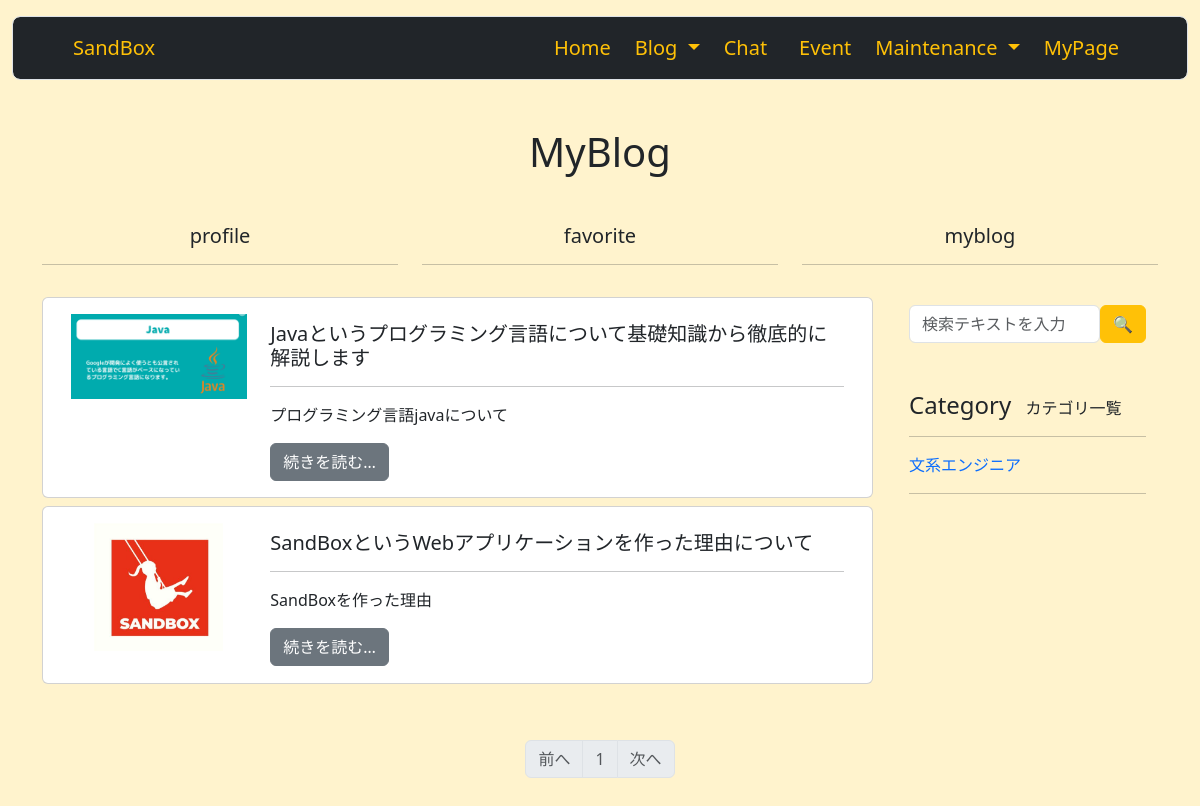
The app's page /my_blog_list (signed in), older data.
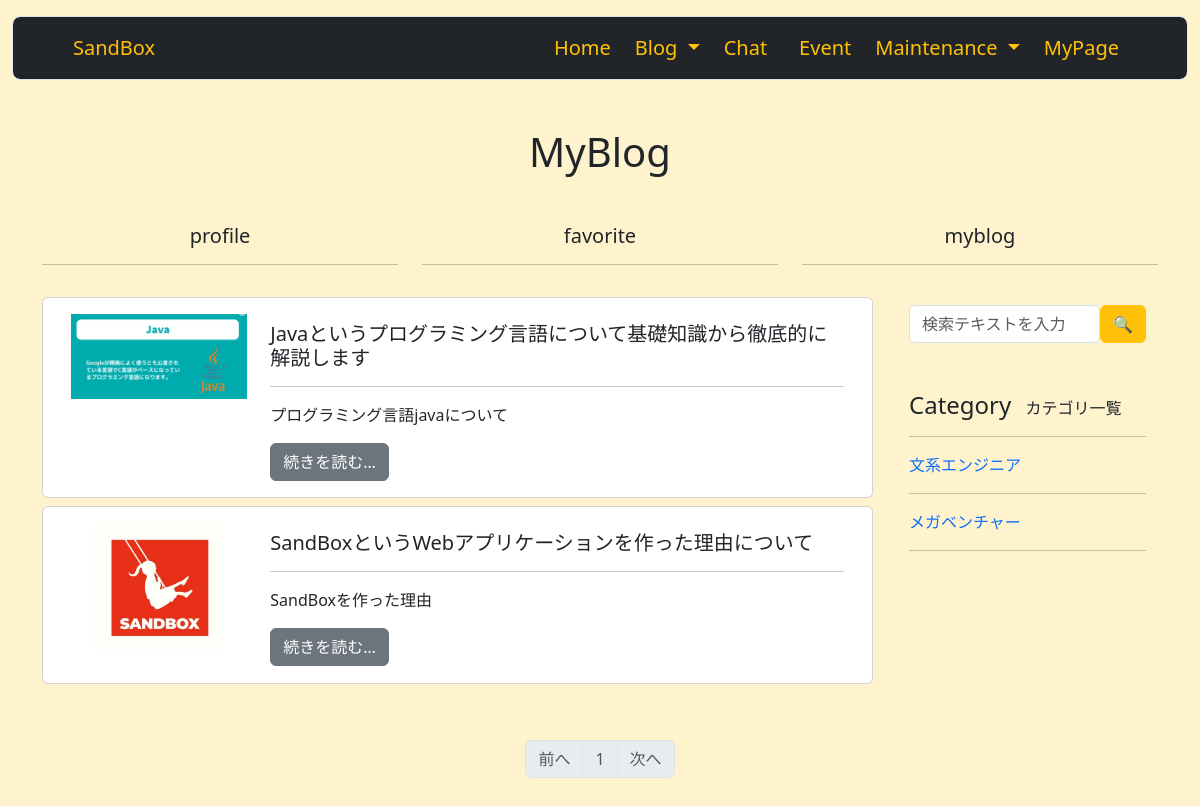
The same page, newer data.
### sandbox_system/models.py (models this page shows, shortened)
class Blog(db.Model):
    __tablename__ = 'blog'
    id = db.Column(db.Integer, primary_key=True)
    user_id = db.Column(db.Integer, db.ForeignKey('users.id'))
    date = db.Column(db.Date, default = datetime.date.today())
    category_id = db.Column(db.Integer, db.ForeignKey('blog_category.id'))
    title = db.Column(db.String(140))
    text = db.Column(db.Text)
    summary = db.Column(db.String(140))
    image = db.Column(db.String(140))

class BlogCategory(db.Model):
    __tablename__ = 'blog_category'
    id = db.Column(db.Integer, primary_key=True)
    category = db.Column(db.String(140))
    blogs = db.relationship('Blog', backref='blogcategory', lazy='dynamic')
    otherblogs = db.relationship('OtherBlog', backref='blogcategory', lazy='dynamic')

### sandbox_system/blogs/view.py (the view)
@blogs.route('/my_blog_list', methods=['GET', 'POST'])
@login_required
def my_blog_list():
    form = BlogSearchForm()
    if BlogCategory.query.first():
        blog_categories = BlogCategory.query.order_by(BlogCategory.id.asc()).all()
    else:
        blog_categories = ''
    page = request.args.get('page', 1, type=int)
    if Blog.query.filter_by(user_id=current_user.id).first():
        blogs = Blog.query.filter_by(user_id=current_user.id).order_by(Blog.id.desc()).paginate(page=page, per_page=10)
    else:
        blogs = ''
    return render_template('user/my_page/my_blog.html', form=form, blog_categories=blog_categories, blogs=blogs)

### sandbox_system/blogs/form.py
class BlogSearchForm(FlaskForm):
    searchtext = StringField('検索テキスト', validators=[DataRequired()])
    submit = SubmitField('🔍')

### sandbox_system/__init__.py (called while the page is built)
@event.listens_for(Engine, "connect")
def set_sqlite_pragma(dbapi_connection, connection_record):
    cursor = dbapi_connection.cursor()
    cursor.execute("PRAGMA foreign_keys=ON")
    cursor.close()

### sandbox_system/models.py (called while the page is built)
@login_manager.user_loader
def load_user(user_id):
    return User.query.get(user_id)

    def is_administrator(self):
        if self.administrator == '1':
            return 1
        else:
            return 0

### sandbox_system/templates/user/my_page/my_blog.html (shortened to what the changed rows need)
{% extends 'base.html' %}
{% block content %}
    <div class="container pb-4">
        <div class="row my-3">
            <div class="col-md-6 m-auto text-center">
                {% if searchtext %}
                    <h1 class="text-center">"{{ searchtext }}"の検索結果</h1>
                {% elif blog_category %}
                    <h1 class="text-center">{{ blog_category.category }}</h1>
                {% else %}
                    <h1 class="text-center">MyBlog</h1>
                {% endif %}
            </div>
        </div>
    </div>
    <div class="container">
        <div class="row">
            <div class="col-9">
                <div class="row">
                    {% if blogs %}
                    {% for blog in blogs.items %}
                    <div class="col-12 mb-2">
                        <div class="card h-100">
                            <div class="card-body" style="max-height: 15rem;">
                                <div class="container">
                                    <div class="row row-cols-auto">
                                        {% if blog.image %}
                                            <div class="col-3 mb-3" style="text-align: center;">
                                                    <img src="{{ url_for('static', filename='image/' + blog.image) }}" class="img-fluid card-image-top" style="max-height: 8rem; max-width: 11rem;">
                                            </div>
                                        {% endif %}
                                        <div class="col-9">
                                            <h5 class="card-title pt-2"><a href="{{ url_for('blogs.blog', blog_id=blog.id) }}" class="text-decoration-none text-dark">{{ blog.title }}</a></h5>
                                            <hr>
                                            <p>{{ blog.summary }}</p>
                                            <a href="{{ url_for('blogs.blog', blog_id=blog.id) }}" class="btn btn-secondary">続きを読む…</a>
                                        </div>
                                    </div>
                                </div>
                            </div>
                        </div>
                    </div>
                    {% endfor %}
                    {% else %}
                    <p class="text-center my-3">お気に入りのブログがありません</p>
                    {% endif %}
                </div>
            </div>
            <div class="col-md-3">
                <div class="position-sticky mt-2" style="top: 12rem;">
                    <div class="container">
                        {% if blog_categories %}
                        {% for blog_category in blog_categories %}
                        <ol class="list-unstyled">
                            <li>
                                <a href="{{ url_for('blogs.my_category_blog', blog_category_id=blog_category.id) }}" class="text-decoration-none">{{ blog_category.category }}</a>
                            </li>
                            <hr>
                        </ol>
                        {% endfor %}
                        {% else %}
                        <p class="text-center my-3">カテゴリがありません</p>
                        {% endif %}
                    </div>
                </div>
            </div>
        </div>
    </div>
    {% if blogs %}
        <nav class="my-5" aria-label="Page navigation">
            <ul class="pagination justify-content-center">
        {% for page_num in blogs.iter_pages(left_edge=1, right_edge=1, left_current=1, right_current=2) %}
            {% if page_num %}
                {% if blogs.page == page_num %}
                    <li class="page-item disabled"><a class="page-link" href="#">{{ page_num }}</a></li>
                {% else %}
                    <li class="page-item"><a class="page-link" href="{{ url_for('blogs.blog_list', page=page_num) }}">{{ page_num }}</a></li>
                {% endif %}
            {% else %}
                <li class="page-item disabled"><a class="page-link" href="#">&hellip;</a></li>
            {% endif %}
        {% endfor %}
            </ul>
        </nav>
    {% endif %}
{% endblock %}

Row changes from the older to the newer data that the page shows:
added BlogCategory: category "メガベンチャー"
